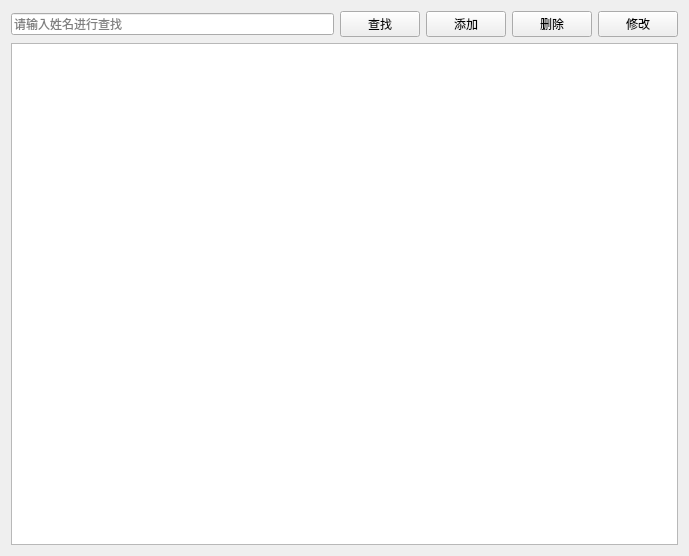
<?xml version="1.0" encoding="UTF-8"?>
<ui version="4.0">
 <class>PatientView</class>
 <widget class="QWidget" name="PatientView">
  <property name="geometry">
   <rect>
    <x>0</x>
    <y>0</y>
    <width>689</width>
    <height>556</height>
   </rect>
  </property>
  <property name="windowTitle">
   <string>患者管理</string>
  </property>
  <layout class="QVBoxLayout" name="verticalLayout">
   <item>
    <layout class="QHBoxLayout" name="horizontalLayout">
     <item>
      <widget class="QLineEdit" name="txtSearch">
       <property name="placeholderText">
        <string>请输入姓名进行查找</string>
       </property>
      </widget>
     </item>
     <item>
      <widget class="QPushButton" name="btSearch">
       <property name="text">
        <string>查找</string>
       </property>
      </widget>
     </item>
     <item>
      <widget class="QPushButton" name="btAdd">
       <property name="text">
        <string>添加</string>
       </property>
      </widget>
     </item>
     <item>
      <widget class="QPushButton" name="btDelete">
       <property name="text">
        <string>删除</string>
       </property>
      </widget>
     </item>
     <item>
      <widget class="QPushButton" name="btEdit">
       <property name="text">
        <string>修改</string>
       </property>
      </widget>
     </item>
    </layout>
   </item>
   <item>
    <widget class="QTableView" name="tableView"/>
   </item>
  </layout>
 </widget>
 <resources/>
 <connections/>
</ui>
